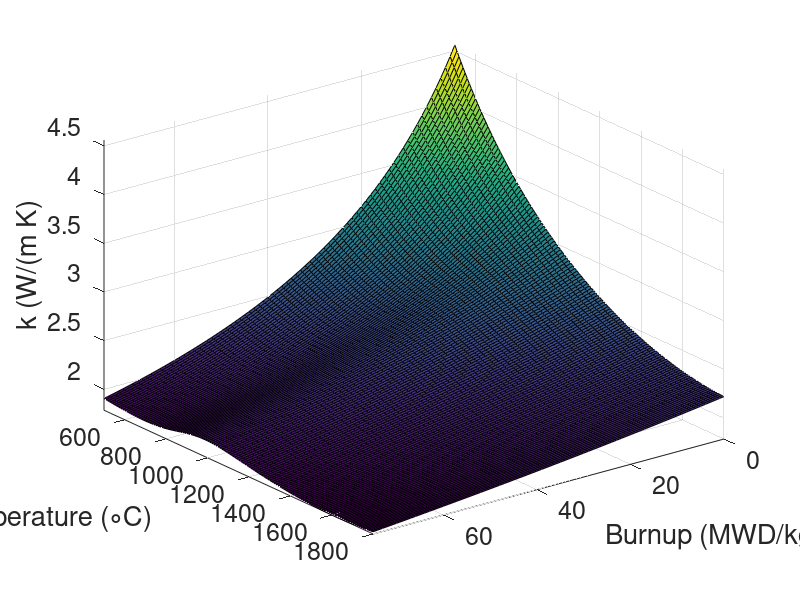
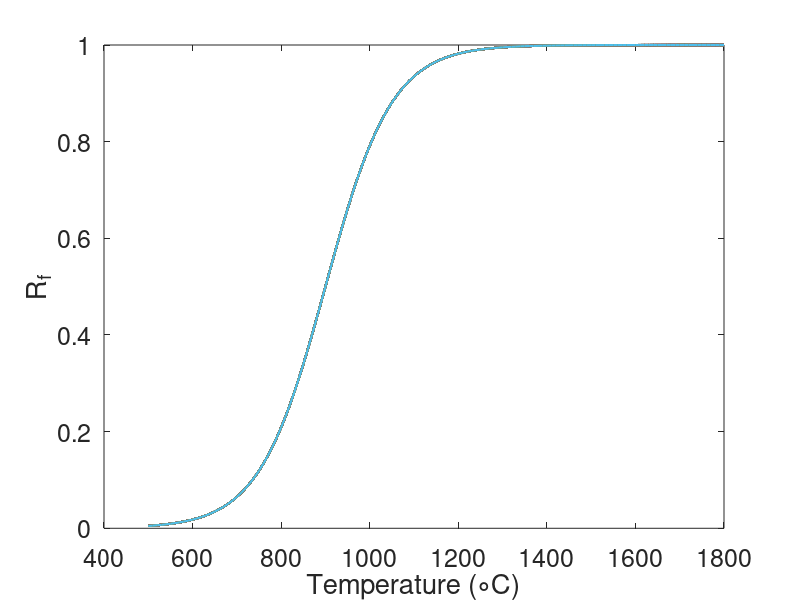
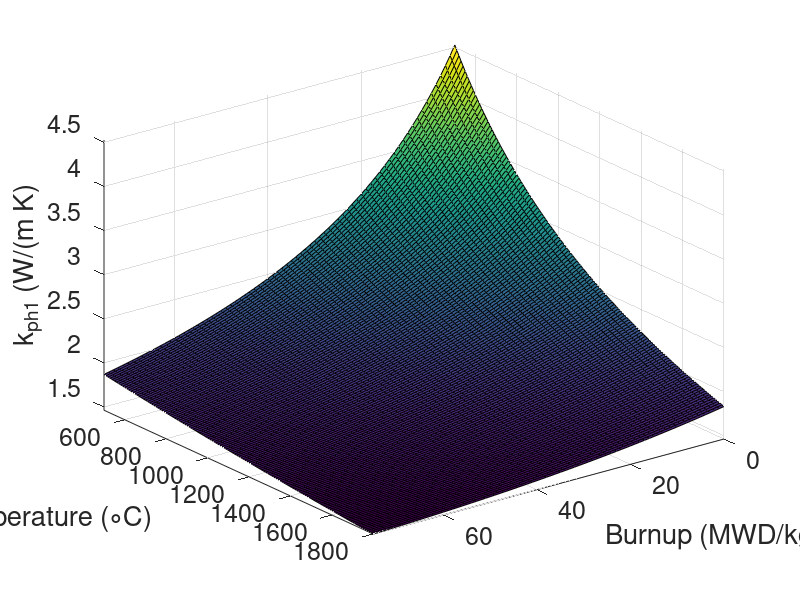
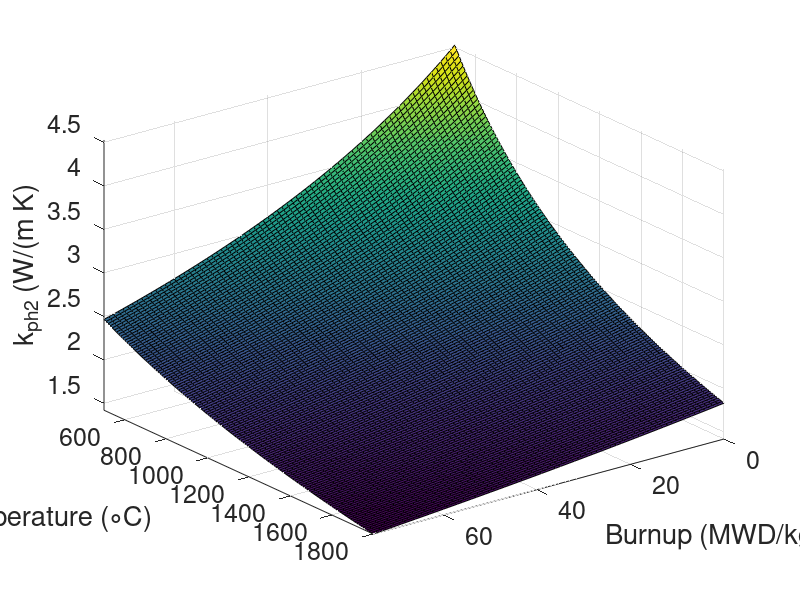

MATLAB code to generate these figures, in order:
%This computes the thermal conductivity as a functino of burnup and T
clear
close all

T = 500:10:1800;
Bu = 0:1:75;

Tc = T - 273.15;
[Tcm,Bum]=meshgrid(T,Bu);
Rf = 0.5*(1 + tanh((Tcm-900)/150));
kpstart = 1./(9.592e-2 + 6.14e-3*Bum - 1.4e-5*Bum.^2 + (2.5e-4 - 1.81e-6*Bum).*Tcm);
kpend = 1./(9.592e-2 + 2.6e-3*Bum + (2.5e-4 - 2.7e-7*Bum).*Tcm);
kel1 = 1.32e-2*exp(1.88e-3*Tcm);
%kel2 = 6400./(Tcm/1000).^(5/2).*exp(-16.35./(Tcm/1000));

k = (1 - Rf).*kpstart + Rf.*kpend + kel1;

figure
surf(Bum, Tcm, k)
set(gca,'ydir','reverse','xdir','reverse','fontsize',18)
xlabel('Burnup (MWD/kgU')
ylabel('Temperature ({\circ}C)')
zlabel('k (W/(m K)')
axis tight

figure
plot(T,Rf,'linewidth',1.5)
set(gca,'fontsize',18)
xlabel('Temperature (\circC)')
ylabel('R_f')

figure
surf(Bum, Tcm, kpstart)
set(gca,'ydir','reverse','xdir','reverse','fontsize',18)
xlabel('Burnup (MWD/kgU')
ylabel('Temperature ({\circ}C)')
zlabel('k_{ph1} (W/(m K)')
axis tight

figure
surf(Bum, Tcm, kpend)
set(gca,'ydir','reverse','xdir','reverse','fontsize',18)
xlabel('Burnup (MWD/kgU')
ylabel('Temperature ({\circ}C)')
zlabel('k_{ph2} (W/(m K)')
axis tight